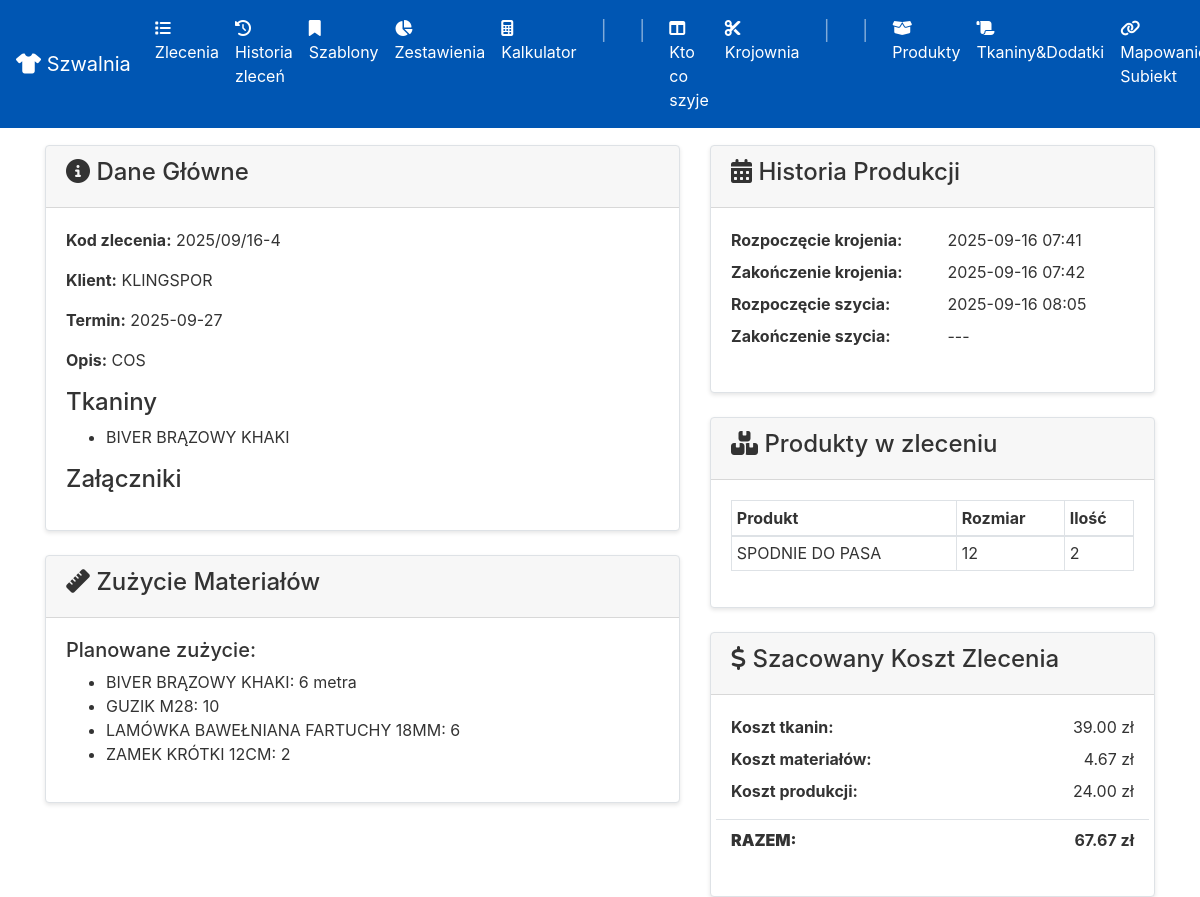
/orders/4, run on the app's committed database.
### app/models.py (models this page shows, shortened)
class Order(db.Model):
    id = db.Column(db.Integer, primary_key=True)
    order_code = db.Column(db.String(50), nullable=True)
    client_id = db.Column(db.Integer, db.ForeignKey('client.id'), nullable=False)
    description = db.Column(db.Text, nullable=False)
    login_info = db.Column(db.Text, nullable=True)
    deadline = db.Column(db.Date, nullable=False)
    status = db.Column(db.String(50), nullable=False, default='NOWE')
    zlecajacy = db.Column(db.String(50), nullable=False)
    created_at = db.Column(db.DateTime, default=datetime.utcnow)
    fabrics = db.relationship('OrderFabric', backref='order', cascade="all, delete-orphan")
    assigned_team = db.Column(db.String(50), nullable=True)
    cutting_table = db.Column(db.String(50), nullable=True)
    team1_completed = db.Column(db.Boolean, default=False, nullable=False)
    team2_completed = db.Column(db.Boolean, default=False, nullable=False)
    cutting_started_at = db.Column(db.DateTime, nullable=True)
    cutting_finished_at = db.Column(db.DateTime, nullable=True)
    sewing_started_at = db.Column(db.DateTime, nullable=True)
    sewing_finished_at = db.Column(db.DateTime, nullable=True)
    order_items = db.relationship('OrderItem', backref='order', lazy=True, cascade="all, delete-orphan")
    attachments = db.relationship('Attachment', backref='order', lazy=True, cascade="all, delete-orphan")
    materials_used = db.relationship('MaterialUsage', backref='order', cascade="all, delete-orphan")

class Client(db.Model):
    id = db.Column(db.Integer, primary_key=True)
    name = db.Column(db.String(100), nullable=False, unique=True)
    orders = db.relationship('Order', backref='client', lazy=True)

class OrderFabric(db.Model):
    __tablename__ = 'order_fabric'
    order_id = db.Column(db.Integer, db.ForeignKey('order.id'), primary_key=True)
    fabric_id = db.Column(db.Integer, db.ForeignKey('fabric.id'), primary_key=True)
    fabric = db.relationship('Fabric')

class Fabric(db.Model):
    id = db.Column(db.Integer, primary_key=True)
    name = db.Column(db.String(100), nullable=False, unique=True)
    price = db.Column(db.Float, nullable=True)
    subiekt_symbol = db.Column(db.String(50), nullable=True, unique=True, index=True)

class Material(db.Model):
    id = db.Column(db.Integer, primary_key=True)
    name = db.Column(db.String(100), nullable=False, unique=True)
    price = db.Column(db.Float, nullable=True)
    subiekt_symbol = db.Column(db.String(50), nullable=True, unique=True, index=True)

class OrderItem(db.Model):
    id = db.Column(db.Integer, primary_key=True)
    order_id = db.Column(db.Integer, db.ForeignKey('order.id'), nullable=False)
    product_id = db.Column(db.Integer, db.ForeignKey('product.id'), nullable=False)
    size = db.Column(db.String(50), nullable=False)
    quantity = db.Column(db.Integer, nullable=False)

class Product(db.Model):
    id = db.Column(db.Integer, primary_key=True)
    name = db.Column(db.String(100), nullable=False, unique=True)
    description = db.Column(db.Text, nullable=True)
    production_price = db.Column(db.Float, nullable=False, default=0.0)
    category_id = db.Column(db.Integer, db.ForeignKey('product_category.id'), nullable=True)
    category = db.relationship('ProductCategory', backref='products')
    fabrics_needed = db.relationship('ProductFabric', backref='product', lazy=True, cascade="all, delete-orphan")
    materials_needed = db.relationship('ProductMaterial', backref='product', lazy=True, cascade="all, delete-orphan")
    order_items = db.relationship('OrderItem', backref='product')

### app/routes.py (the view)
@app.route('/orders/<int:order_id>')
def order_detail(order_id):
    order = Order.query.get_or_404(order_id)
    material_summary = calculate_material_summary(order)
    cost_details = calculate_order_total_cost(order)
    return render_template('order_detail.html', order=order, material_summary=material_summary, cost_details=cost_details)

### app/__init__.py (called while the page is built)
@app.template_filter()
def to_local_time(utc_dt):
    if not utc_dt:
        return ""
    if isinstance(utc_dt, str):
        try:
            utc_dt = datetime.strptime(utc_dt, '%Y-%m-%d %H:%M:%S')
        except ValueError:
            return utc_dt
    local_tz = pytz.timezone('Europe/Warsaw')
    local_dt = utc_dt.replace(tzinfo=pytz.utc).astimezone(local_tz)
    return local_dt.strftime('%Y-%m-%d %H:%M')

### app/routes.py (called while the page is built)
@app.context_processor
def inject_in_progress_orders():
    all_in_progress = Order.query.filter_by(status='W REALIZACJI').order_by(Order.deadline).all()
    krojownia_orders = []
    szwalnia_orders = []
    for order in all_in_progress:
        order.total_quantity = sum(item.quantity for item in order.order_items)
        if order.cutting_table == 'skrojone' and order.assigned_team is not None:
            szwalnia_orders.append(order)
        elif order.cutting_table is not None and order.cutting_table != 'skrojone':
            krojownia_orders.append(order)
    return dict(krojownia_in_progress=krojownia_orders, szwalnia_in_progress=szwalnia_orders)

### app/templates/order_detail.html (shortened to what this page needs)
{% extends "base.html" %}
{% block content %}
<div class="d-flex justify-content-between align-items-center">
    <h2>Zlecenie #{{ order.id }}</h2>
    <a href="{{ url_for('order_pdf', order_id=order.id) }}" class="btn btn-secondary"> Pobierz PDF</a>
</div>
<div class="row mt-4">
    <div class="col-md-7">
        <div class="card">
            <div class="card-header">
                <h4><i class="fas fa-info-circle"></i> Dane Główne</h4>
            </div>
            <div class="card-body">
                <p><strong>Kod zlecenia:</strong> {{ order.order_code }}</p>
                <p><strong>Klient:</strong> {{ order.client.name }}</p>
                <p><strong>Termin:</strong> {{ order.deadline.strftime('%Y-%m-%d') }}</p>
                <p><strong>Opis:</strong> {{ order.description }}</p>
                <h4>Tkaniny</h4>
                <ul>
                    {% for order_fabric in order.fabrics %}
                        <li>{{ order_fabric.fabric.name }}</li>
                    {% else %}
                        <li>Brak przypisanych tkanin.</li>
                    {% endfor %}
                </ul>
                <h4>Załączniki</h4>
            </div>
        </div>
        <div class="card mt-4">
            <div class="card-header">
                <h4><i class="fas fa-ruler"></i> Zużycie Materiałów</h4>
            </div>
            <div class="card-body">
                {% if order.materials_used %}
                    <h5>Rzeczywiste zużycie:</h5>
                    <ul>
                        {% for usage in order.materials_used %}
                            <li>{{ usage.material_name }} - {{ usage.quantity }}</li>
                        {% endfor %}
                    </ul>
                {% elif material_summary %}
                    <h5>Planowane zużycie:</h5>
                    <ul>
                        {% for item in material_summary %}
                            <li>{{ item.name }}: {{ item.quantity }}</li>
                        {% endfor %}
                    </ul>
                {% else %}
                    <p>Brak zdefiniowanych materiałów dla tego zlecenia.</p>
                {% endif %}
            </div>
        </div>
        </div>
    <div class="col-md-5">
        <div class="card mb-4">
            <div class="card-header">
                <h4><i class="fas fa-calendar-alt"></i> Historia Produkcji</h4>
            </div>
            <div class="card-body">
                <dl class="row">
                    <dt class="col-sm-6">Rozpoczęcie krojenia:</dt>
                    <dd class="col-sm-6">{{ order.cutting_started_at | to_local_time if order.cutting_started_at else '---' }}</dd>
                    <dt class="col-sm-6">Zakończenie krojenia:</dt>
                    <dd class="col-sm-6">{{ order.cutting_finished_at | to_local_time if order.cutting_finished_at else '---' }}</dd>
                    <dt class="col-sm-6">Rozpoczęcie szycia:</dt>
                    <dd class="col-sm-6">{{ order.sewing_started_at | to_local_time if order.sewing_started_at else '---' }}</dd>
                    <dt class="col-sm-6">Zakończenie szycia:</dt>
                    <dd class="col-sm-6">{{ order.sewing_finished_at | to_local_time if order.sewing_finished_at else '---' }}</dd>
                </dl>
            </div>
        </div>
        <div class="card mb-4">
            <div class="card-header">
                <h4><i class="fas fa-boxes"></i> Produkty w zleceniu</h4>
            </div>
            <div class="card-body">
                 <table class="table table-sm table-bordered">
                    <thead>
                        <tr>
                            <th>Produkt</th>
                            <th>Rozmiar</th>
                            <th>Ilość</th>
                        </tr>
                    </thead>
                    <tbody>
                        {% for item in order.order_items %}
                        <tr>
                            <td>{{ item.product.name }}</td>
                            <td>{{ item.size }}</td>
                            <td>{{ item.quantity }}</td>
                        </tr>
                        {% endfor %}
                    </tbody>
                </table>
            </div>
        </div>
        <div class="card">
            <div class="card-header">
                <h4><i class="fas fa-dollar-sign"></i> Szacowany Koszt Zlecenia</h4>
            </div>
            <div class="card-body">
                <dl class="row">
                    <dt class="col-sm-7">Koszt tkanin:</dt>
                    <dd class="col-sm-5 text-right">{{ "%.2f"|format(cost_details.fabric_cost) }} zł</dd>
                    <dt class="col-sm-7">Koszt materiałów:</dt>
                    <dd class="col-sm-5 text-right">{{ "%.2f"|format(cost_details.material_cost) }} zł</dd>
                    <dt class="col-sm-7">Koszt produkcji:</dt>
                    <dd class="col-sm-5 text-right">{{ "%.2f"|format(cost_details.production_cost) }} zł</dd>
                    <dt class="col-sm-7 border-top pt-2 mt-2"><strong>RAZEM:</strong></dt>
                    <dd class="col-sm-5 text-right border-top pt-2 mt-2"><strong>{{ "%.2f"|format(cost_details.total_cost) }} zł</strong></dd>
                </dl>
            </div>
        </div>
        </div>
</div>
{% endblock %}

### data on the page
Order: order_code "2025/09/16-4", deadline "2025-09-27", description "COS", cutting_started_at|to_local_time "2025-09-16 07:41", cutting_finished_at|to_local_time "2025-09-16 07:42", sewing_started_at|to_local_time "2025-09-16 08:05", sewing_finished_at|to_local_time "---"
Client: client.name "KLINGSPOR"
OrderFabric: fabric.name "BIVER BRĄZOWY KHAKI"
Fabric: name "BIVER BRĄZOWY KHAKI", quantity "6 metra"
Material: name "GUZIK M28", quantity "10"
Material: name "LAMÓWKA BAWEŁNIANA FARTUCHY 18MM", quantity "6"
Material: name "ZAMEK KRÓTKI 12CM", quantity "2"
OrderItem: product.name "SPODNIE DO PASA", size "12", quantity "2"

### other printed values
{{ "%.2f"|format(cost_details.fabric_cost) }} "39.00"
{{ "%.2f"|format(cost_details.material_cost) }} "4.67"
{{ "%.2f"|format(cost_details.production_cost) }} "24.00"
{{ "%.2f"|format(cost_details.total_cost) }} "67.67"
